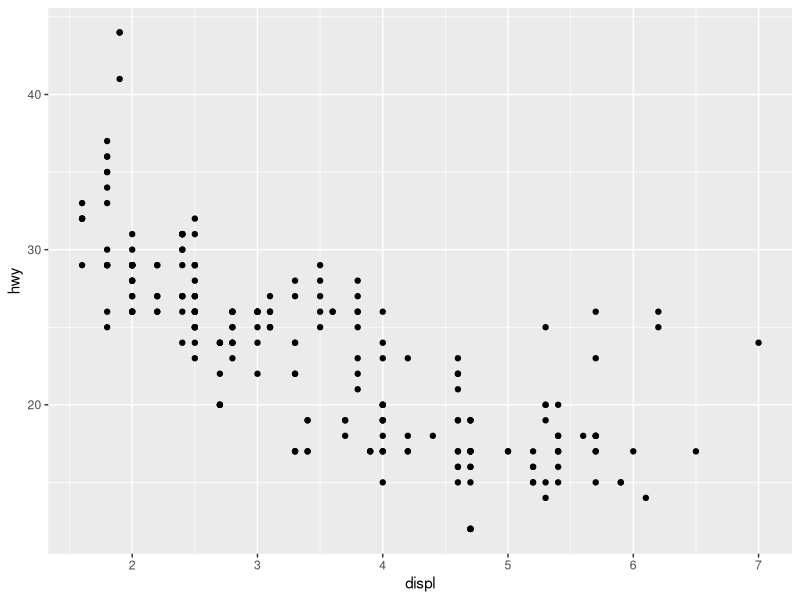
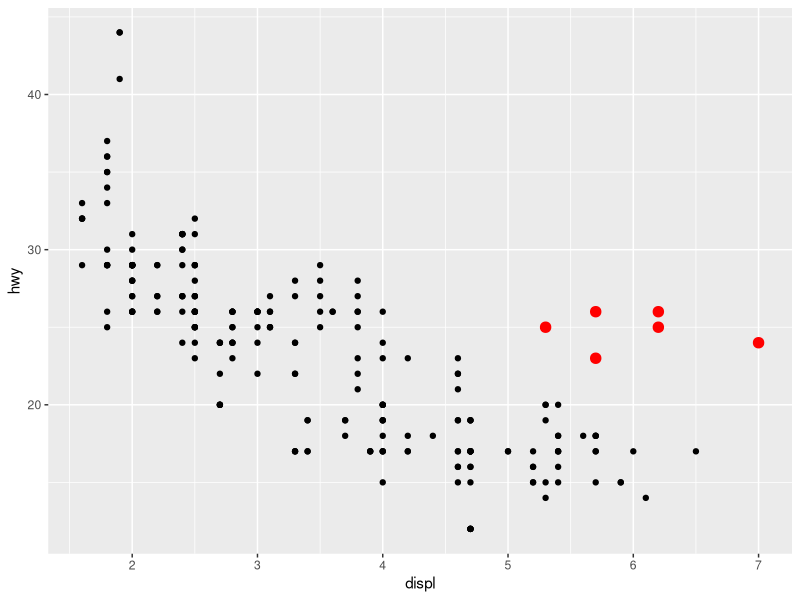
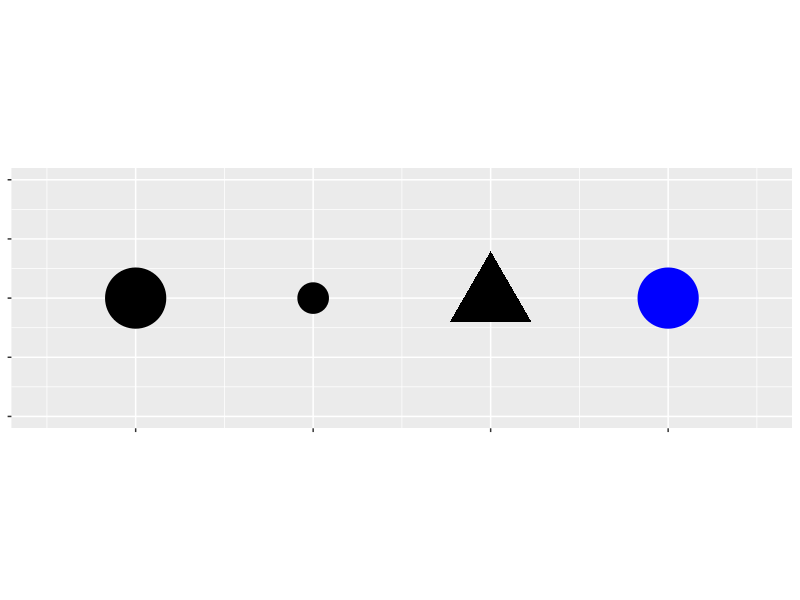
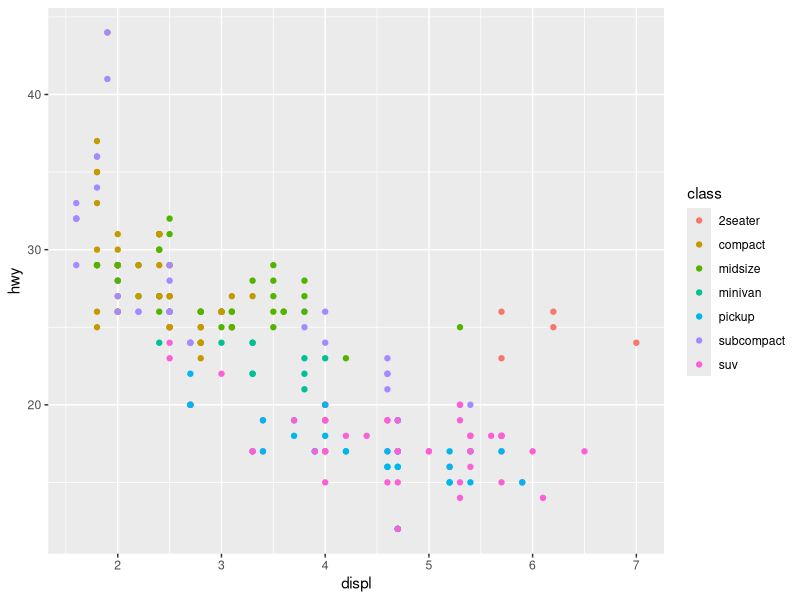
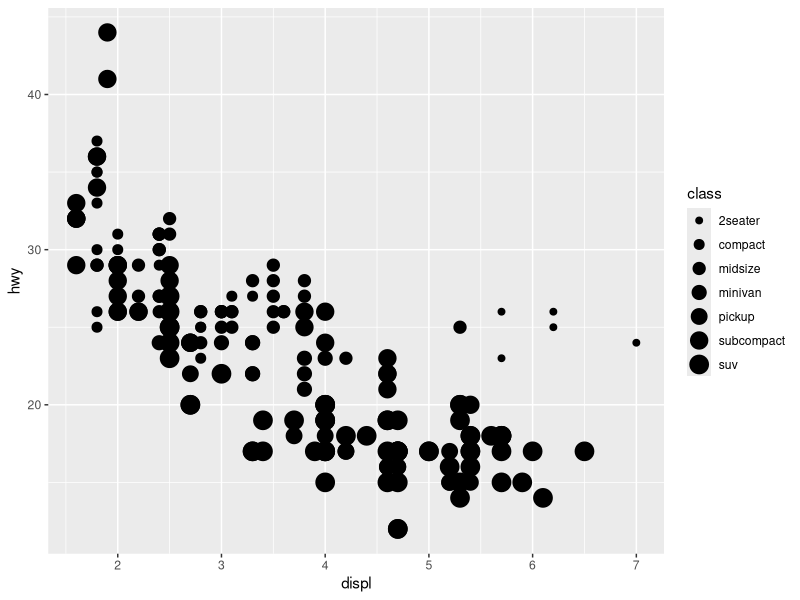
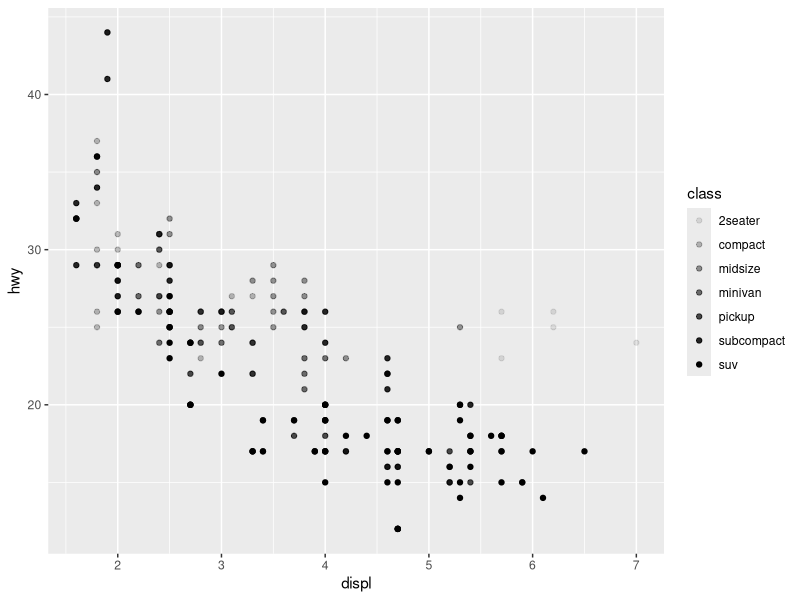
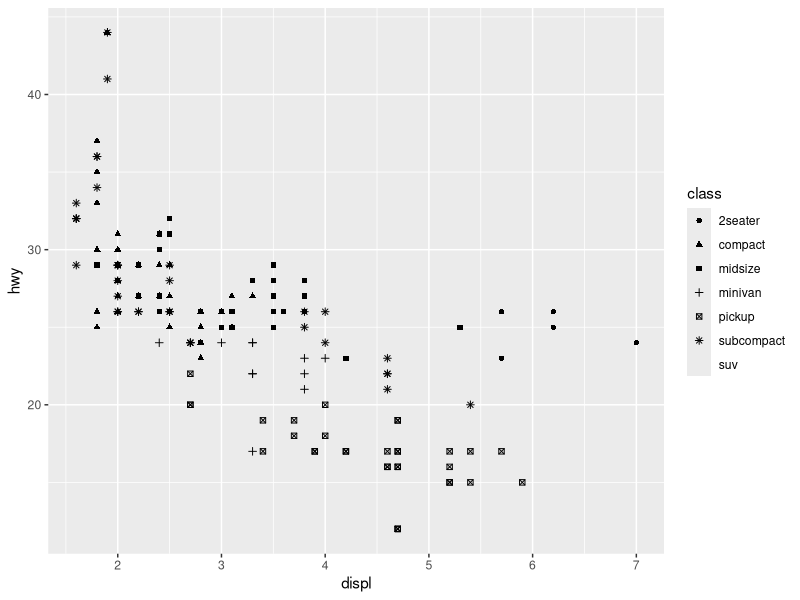
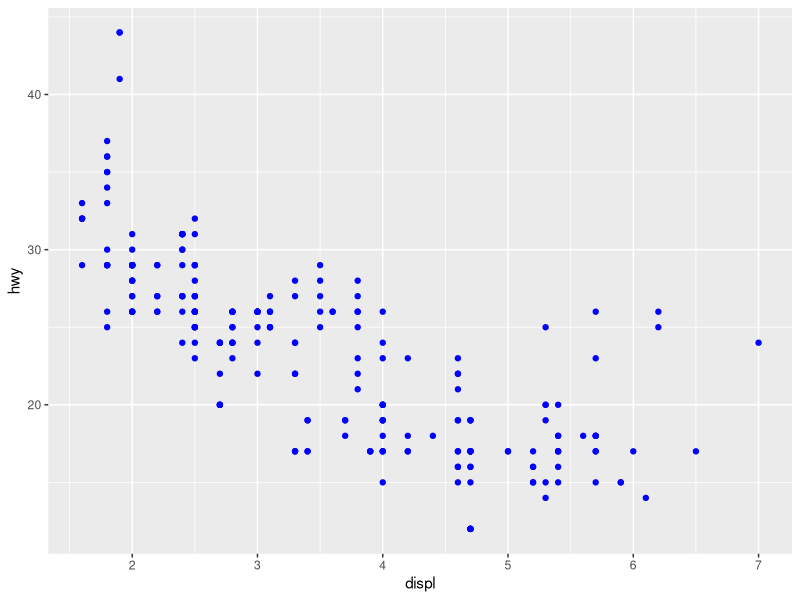

These charts were generated, in order, by the following R code:
## ---- chunk 1
library(tidyverse)
## ---- chunk 2
mpg

## ---- chunk 3
ggplot(data = mpg) + 
  geom_point(mapping = aes(x = displ, y = hwy))
## ---- chunk 4
ggplot(data = mpg) +
  geom_point(mapping = aes(x = displ, y = hwy))+ # mapping = aes(x = displ, y = hwy)) + 
 geom_point(data = dplyr::filter(mpg, displ > 5, hwy > 20), colour = "red", size = 3.2, aes(x = displ, y = hwy))
## ---- chunk 5
ggplot() +
  geom_point(aes(1, 1), size = 20) +
  geom_point(aes(2, 1), size = 10) + 
  geom_point(aes(3, 1), size = 20, shape = 17) + 
  geom_point(aes(4, 1), size = 20, colour = "blue") + 
  scale_x_continuous(NULL, limits = c(0.5, 4.5), labels = NULL) + 
  scale_y_continuous(NULL, limits = c(0.9, 1.1), labels = NULL) + 
  theme(aspect.ratio = 1/3)

## ---- chunk 6
ggplot(data = mpg) + 
  geom_point(mapping = aes(x = displ, y = hwy, color = class))
## ---- chunk 7
ggplot(data = mpg) + 
  geom_point(mapping = aes(x = displ, y = hwy, size = class))
## ---- chunk 8
# Left
ggplot(data = mpg) + 
  geom_point(mapping = aes(x = displ, y = hwy, alpha = class))

# Right
ggplot(data = mpg) + 
  geom_point(mapping = aes(x = displ, y = hwy, shape = class))
## ---- chunk 9
ggplot(data = mpg) + 
  geom_point(mapping = aes(x = displ, y = hwy), color = "blue")
## ---- chunk 10
    ggplot(data = mpg) + 
      geom_point(mapping = aes(x = displ, y = hwy, color = "blue"))
